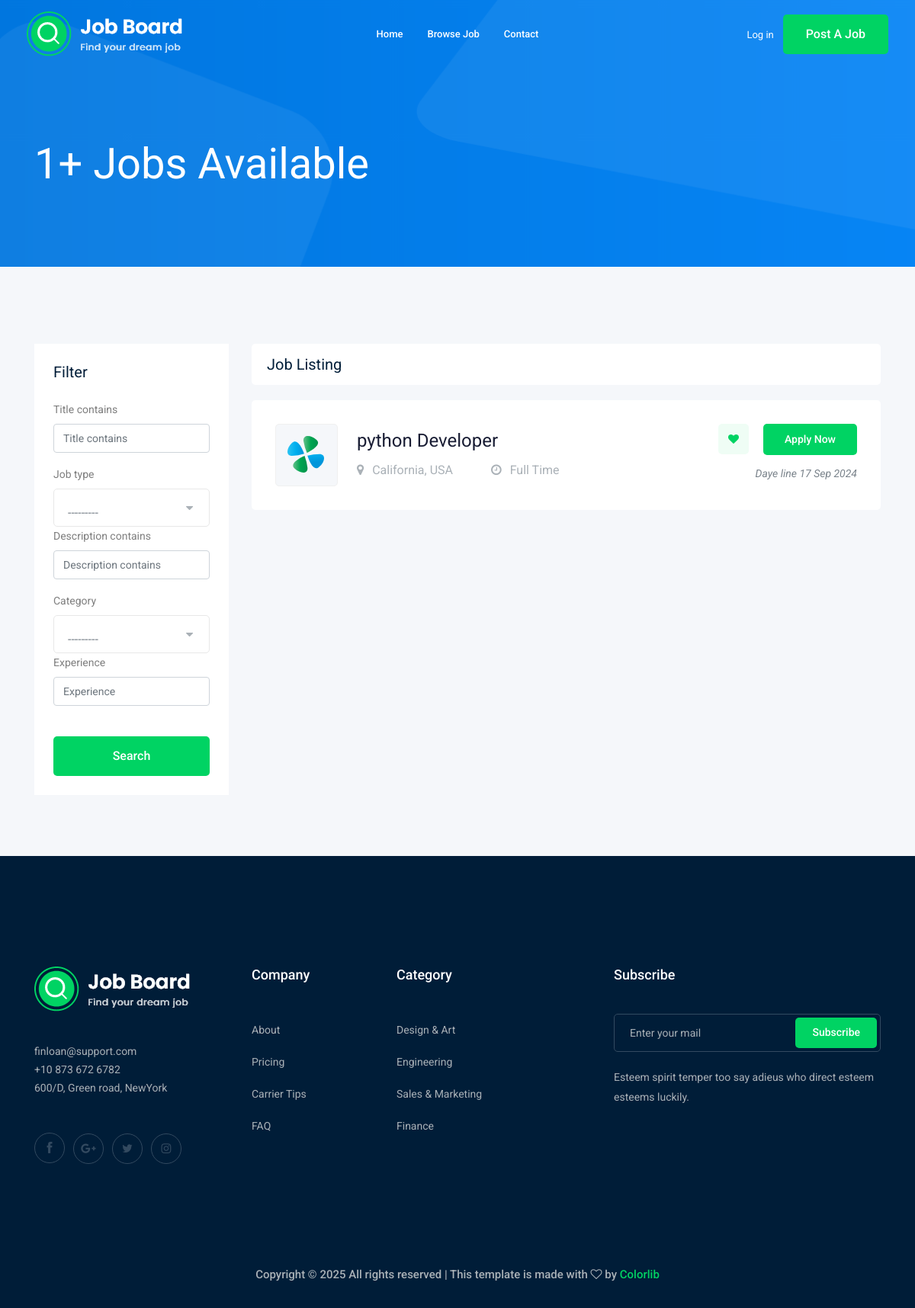
/jobs/?page=2, run on an earlier commit of the app's database.
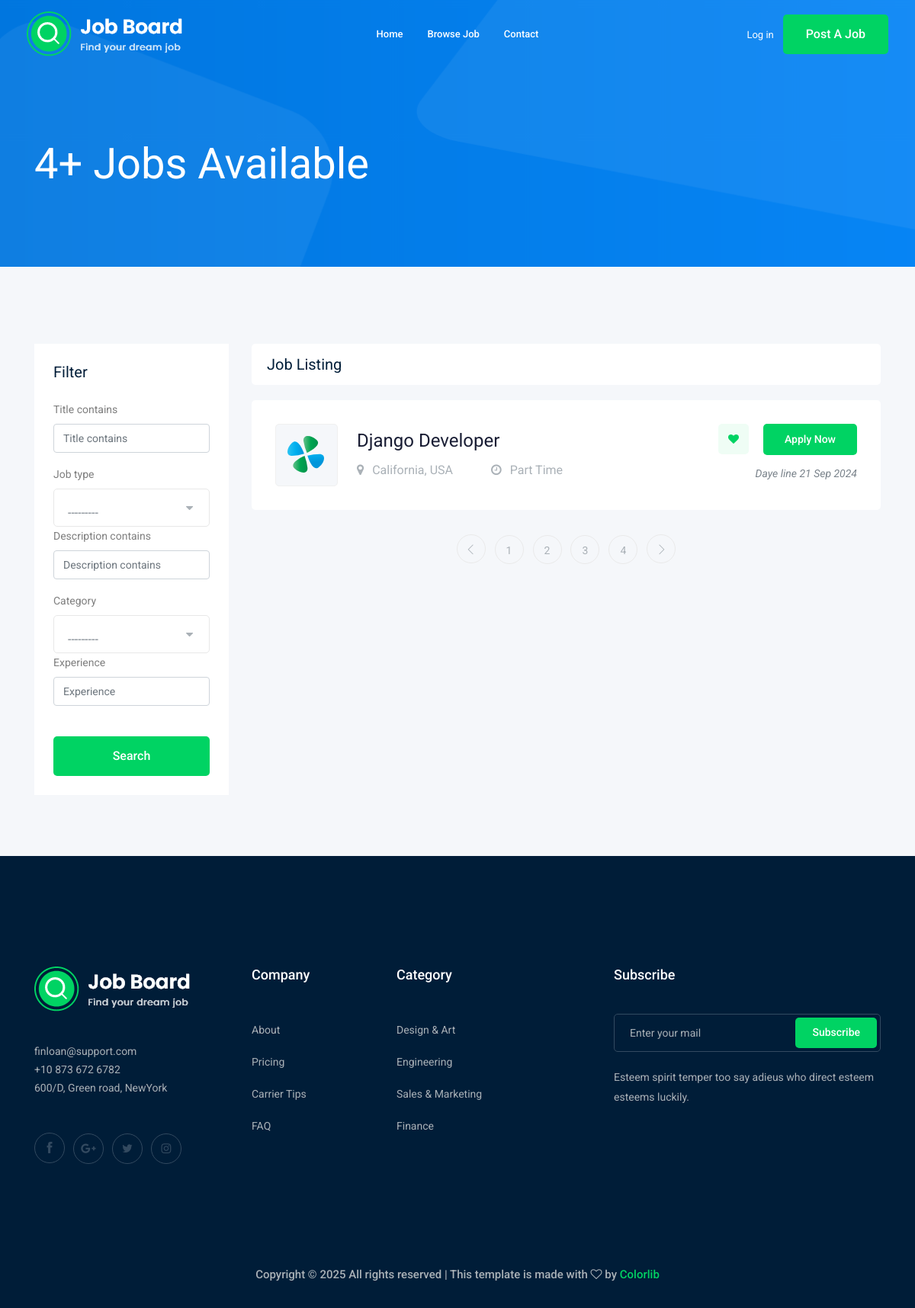
And on a later commit of the database.
### job/models.py (models this page shows, shortened)
class Job(models.Model):
    owner = models.ForeignKey(User, on_delete=models.CASCADE)
    title = models.CharField(max_length=100)
    job_type = models.CharField(max_length=15,choices=JOB_TYPE)
    description =models.TextField(max_length=1000)
    published_at = models.DateTimeField(auto_now=True)
    Vacancy = models.IntegerField(default=1)
    salary = models.IntegerField(default=0)
    category = models.ForeignKey("Category",on_delete=models.CASCADE)
    experience = models.IntegerField(default=0)
    image = models.ImageField(upload_to=image_upload)
    slug = models.SlugField(blank=True, null=True)
    def __str__(self):
        return self.title

### job/views.py (the view)
# urls.py: path('',views.job_list,name='job_list'),
def job_list(request):
    job_list = models.Job.objects.all()
    myfilter = JobFilter(request.GET,queryset=job_list)
    job_list = myfilter.qs
    paginator = Paginator(job_list, 1)
    page_number = request.GET.get("page")
    page_obj = paginator.get_page(page_number)
    context = {"jobs":page_obj,'tot_job':job_list,'myfilter':myfilter}
    return render(request,"job/job_list.html",context)

### job/models.py (called while the page is built)
    def __str__(self):
        return self.name

### job/templates/job/job_list.html
{% extends "base.html" %}
{% load bootstrap4 %}
{% block body %}
    <div class="bradcam_area bradcam_bg_1">
        <div class="container">
            <div class="row">
                <div class="col-xl-12">
                    <div class="bradcam_text">
                        <h3>{{tot_job.count}}+ Jobs Available</h3>
                    </div>
                </div>
            </div>
        </div>
    </div>
    <div class="job_listing_area plus_padding">
        <div class="container">
            <div class="row">
                <div class="col-lg-3">
                    <div class="job_filter white-bg">
                        <div class="form_inner white-bg">
                            <h3>Filter</h3>
                            <form method="get">
                                {% bootstrap_form myfilter.form %}
                                <input type="submit" value="Search" class="boxed-btn3 w-100 mt-4">
                            </form>
                        </div>
                    </div>
                </div>
                <div class="col-lg-9">
                    <div class="recent_joblist_wrap">
                        <div class="recent_joblist white-bg ">
                            <div class="row align-items-center">
                                <div class="col-md-6">
                                    <h4>Job Listing</h4>
                                </div>
                                <div class="col-md-6">
                                </div>
                            </div>
                        </div>
                    </div>
                    <div class="job_lists m-0">
                        <div class="row">
                        {% for job in jobs %}
                            <div class="col-lg-12 col-md-12">
                                <div class="single_jobs white-bg d-flex justify-content-between">
                                    <div class="jobs_left d-flex align-items-center">
                                        <div class="thumb">
                                            <img src="img/svg_icon/1.svg" alt="">
                                        </div>
                                        <div class="jobs_conetent">
                                            <a href=  "{% url 'job:job_detail' job.slug %} "><h4>{{job}}</h4></a>
                                            <div class="links_locat d-flex align-items-center">
                                                <div class="location">
                                                    <p> <i class="fa fa-map-marker"></i> California, USA</p>
                                                </div>
                                                <div class="location">
                                                    <p> <i class="fa fa-clock-o"></i> {{job.job_type}}</p>
                                                </div>
                                            </div>
                                        </div>
                                    </div>
                                    <div class="jobs_right">
                                        <div class="apply_now">
                                            <a class="heart_mark" href="#"> <i class="fa fa-heart"></i> </a>
                                            <a href="{% url 'job:job_detail' job.slug %} " class="boxed-btn3">Apply Now</a>
                                        </div>
                                        <div class="date">
                                            <p>Daye line {{job.published_at|date:"d M o"}}</p>
                                        </div>
                                    </div>
                                </div>
                            </div>
                        {% endfor %}
                        </div>
                        {% if jobs.has_other_pages %}
                            <div class="row">
                                <div class="col-lg-12">
                                    <div class="pagination_wrap">
                                        <ul>
                                            {% if jobs.has_previous %}
                                                <li><a href="?page={{jobs.previous_page_number}}"> <i class="ti-angle-left"></i> </a></li>
                                            {% endif %}
                                            {% for i in jobs.paginator.page_range %}
                                                <li><a href="?page={{i}}"><span>{{i}}</span></a></li>
                                            {% endfor %}
                                            {% if jobs.has_next %}
                                                <li><a href="?page={{jobs.next_page_number}}"> <i class="ti-angle-right"></i> </a></li>
                                            {% endif %}
                                        </ul>
                                    </div>
                                </div>
                            </div>
                        {% endif %}
                    </div>
                </div>
            </div>
        </div>
    </div>
 {% endblock body %}

### templates/base.html (shortened to what this page needs)
{% load static %}
<!doctype html>
<html class="no-js" lang="zxx">
<head>
    <link rel="stylesheet" href="{% static 'css/bootstrap.min.css' %}">
    <link rel="stylesheet" href="{% static 'css/owl.carousel.min.css' %}">
    <link rel="stylesheet" href="{% static 'css/magnific-popup.css' %}">
    <link rel="stylesheet" href="{% static 'css/font-awesome.min.css' %}">
    <link rel="stylesheet" href="{% static 'css/themify-icons.css' %}">
    <link rel="stylesheet" href="{% static 'css/nice-select.css' %}">
    <link rel="stylesheet" href="{% static 'css/flaticon.css' %}">
    <link rel="stylesheet" href="{% static 'css/jquery-ui.css' %}">
    <link rel="stylesheet" href="{% static 'css/gijgo.css' %}">
    <link rel="stylesheet" href="{% static 'css/animate.min.css' %}">
    <link rel="stylesheet" href="{% static 'css/slicknav.css' %}">
    <link rel="stylesheet" href="{% static 'css/style.css' %}">
</head>
<body>
    <header>
        <div class="header-area ">
            <div id="sticky-header" class="main-header-area">
                <div class="container-fluid ">
                    <div class="header_bottom_border">
                        <div class="row align-items-center">
                            <div class="col-xl-3 col-lg-2">
                                <div class="logo">
                                    <a href="index.html">
                                        <img src="img/logo.png" alt="">
                                    </a>
                                </div>
                            </div>
                            <div class="col-xl-6 col-lg-7">
                                <div class="main-menu  d-none d-lg-block">
                                    <nav>
                                        <ul id="navigation">
                                            <li><a href="{% url 'jobs:job_list' %}">home</a></li>
                                            <li><a href="{% url 'jobs:job_list' %}">Browse Job</a></li>
                                            <li><a href="{% url 'contact:contact' %}">Contact</a></li>
                                        </ul>
                                    </nav>
                                </div>
                            </div>
                            <div class="col-xl-3 col-lg-3 d-none d-lg-block">
                                <div class="Appointment">
                                    {% if request.user.is_authenticated %}
                                    <div class="phone_num d-none d-xl-block">
                                        <a href="{% url 'accounts:profile' %}">Profile</a>
                                    </div>
                                    {% else %}
                                    <div class="phone_num d-none d-xl-block">
                                        <a href="{% url 'login' %}">Log in</a>
                                    </div>
                                    {% endif %}
                                    <div class="d-none d-lg-block">
                                        <a class="boxed-btn3" href="{% url 'jobs:add_job' %}">Post a Job</a>
                                    </div>
                                </div>
                            </div>
                            <div class="col-12">
                            </div>
                        </div>
                    </div>
                </div>
            </div>
        </div>
    </header>
    {% block body %}
    {% endblock body %}
    <footer class="footer">
        <div class="footer_top">
            <div class="container">
                <div class="row">
                    <div class="col-xl-3 col-md-6 col-lg-3">
                        <div class="footer_widget wow fadeInUp" data-wow-duration="1s" data-wow-delay=".3s">
                            <div class="footer_logo">
                                <a href="#">
                                    <img src="img/logo.png" alt="">
                                </a>
                            </div>
                            <p>
                                finloan@support.com <br>
                                +10 873 672 6782 <br>
                                600/D, Green road, NewYork
                            </p>
                            <div class="socail_links">
                                <ul>
                                    <li>
                                        <a href="#">
                                            <i class="ti-facebook"></i>
                                        </a>
                                    </li>
                                    <li>
                                        <a href="#">
                                            <i class="fa fa-google-plus"></i>
                                        </a>
                                    </li>
                                    <li>
                                        <a href="#">
                                            <i class="fa fa-twitter"></i>
                                        </a>
                                    </li>
                                    <li>
                                        <a href="#">
                                            <i class="fa fa-instagram"></i>
                                        </a>
                                    </li>
                                </ul>
                            </div>
                        </div>
                    </div>
                    <div class="col-xl-2 col-md-6 col-lg-2">
                        <div class="footer_widget wow fadeInUp" data-wow-duration="1.1s" data-wow-delay=".4s">
                            <h3 class="footer_title">
                                Company
                            </h3>
                            <ul>
                                <li><a href="#">About </a></li>
                                <li><a href="#"> Pricing</a></li>
                                <li><a href="#">Carrier Tips</a></li>
                                <li><a href="#">FAQ</a></li>
                            </ul>
                        </div>
                    </div>
                    <div class="col-xl-3 col-md-6 col-lg-3">
                        <div class="footer_widget wow fadeInUp" data-wow-duration="1.2s" data-wow-delay=".5s">
                            <h3 class="footer_title">
                                Category
                            </h3>
                            <ul>
                                <li><a href="#">Design & Art</a></li>
                                <li><a href="#">Engineering</a></li>
                                <li><a href="#">Sales & Marketing</a></li>
                                <li><a href="#">Finance</a></li>
                            </ul>
                        </div>
                    </div>
                    <div class="col-xl-4 col-md-6 col-lg-4">
                        <div class="footer_widget wow fadeInUp" data-wow-duration="1.3s" data-wow-delay=".6s">
                            <h3 class="footer_title">
                                Subscribe
                            </h3>
                            <form action="#" class="newsletter_form">
                                <input type="text" placeholder="Enter your mail">
                                <button type="submit">Subscribe</button>
                            </form>
                            <p class="newsletter_text">Esteem spirit temper too say adieus who direct esteem esteems
                                luckily.</p>
                        </div>
                    </div>
                </div>
            </div>
        </div>
        <div class="copy-right_text wow fadeInUp" data-wow-duration="1.4s" data-wow-delay=".3s">
            <div class="container">
                <div class="row">
                    <div class="col-xl-12">
                        <p class="copy_right text-center">
                            Copyright &copy;
                            <script>document.write(new Date().getFullYear());</script> All rights reserved | This
                            template is made with <i class="fa fa-heart-o" aria-hidden="true"></i> by <a
                                href="https://colorlib.com" target="_blank">Colorlib</a>
                        </p>
                    </div>
                </div>
            </div>
        </div>
    </footer>
</body>
</html>

What changed in the data, as far as the page shows it:
no longer on this page (row edited): Job: title "python Developer", job_type "Full Time", published_at "17 Sep 2024"
added Job: title "Django Developer", job_type "Part Time", published_at "21 Sep 2024"
Also different on the page:
{{ tot_job.count }}: "1" → "4"
new list line: "1"
new list line: "2"
new list line: "3"
new list line: "4"
